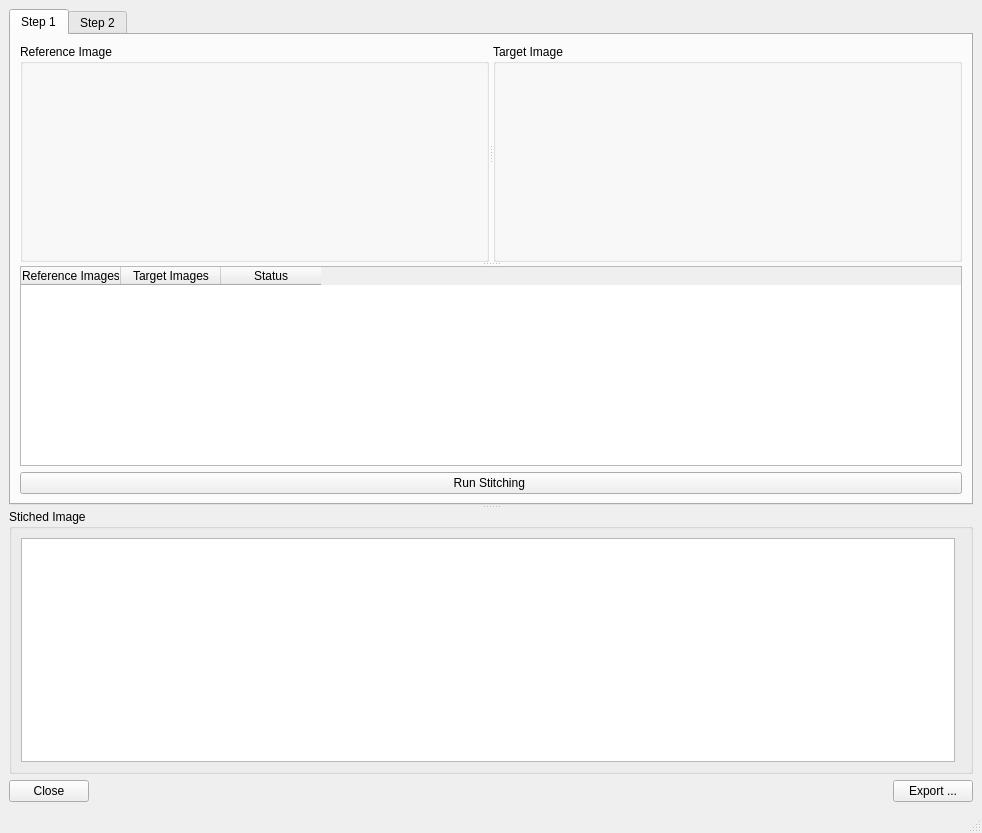
<?xml version="1.0" encoding="UTF-8"?>
<ui version="4.0">
 <class>MainWindow</class>
 <widget class="QMainWindow" name="MainWindow">
  <property name="geometry">
   <rect>
    <x>0</x>
    <y>0</y>
    <width>982</width>
    <height>833</height>
   </rect>
  </property>
  <property name="windowTitle">
   <string>MainWindow</string>
  </property>
  <widget class="QWidget" name="centralwidget">
   <layout class="QVBoxLayout" name="verticalLayout_8">
    <item>
     <widget class="QSplitter" name="main_vertical_splitter">
      <property name="orientation">
       <enum>Qt::Vertical</enum>
      </property>
      <widget class="QTabWidget" name="tabWidget">
       <property name="currentIndex">
        <number>0</number>
       </property>
       <widget class="QWidget" name="tab">
        <attribute name="title">
         <string>Step 1</string>
        </attribute>
        <layout class="QVBoxLayout" name="verticalLayout_4">
         <item>
          <widget class="QSplitter" name="splitter_between_previews_and_table">
           <property name="orientation">
            <enum>Qt::Vertical</enum>
           </property>
           <widget class="QSplitter" name="splitter_between_previews">
            <property name="orientation">
             <enum>Qt::Horizontal</enum>
            </property>
            <widget class="QGroupBox" name="groupBox_2">
             <property name="title">
              <string>Reference Image</string>
             </property>
             <layout class="QVBoxLayout" name="verticalLayout_2">
              <item>
               <layout class="QHBoxLayout" name="horizontalLayout_3">
                <item>
                 <widget class="QWidget" name="reference_widget" native="true"/>
                </item>
               </layout>
              </item>
             </layout>
            </widget>
            <widget class="QGroupBox" name="groupBox">
             <property name="title">
              <string>Target Image</string>
             </property>
             <layout class="QVBoxLayout" name="verticalLayout">
              <item>
               <layout class="QHBoxLayout" name="horizontalLayout_2">
                <item>
                 <widget class="QWidget" name="target_widget" native="true"/>
                </item>
               </layout>
              </item>
             </layout>
            </widget>
           </widget>
           <widget class="QTableWidget" name="tableWidget">
            <property name="maximumSize">
             <size>
              <width>16777215</width>
              <height>200</height>
             </size>
            </property>
            <property name="alternatingRowColors">
             <bool>true</bool>
            </property>
            <property name="selectionMode">
             <enum>QAbstractItemView::SingleSelection</enum>
            </property>
            <property name="selectionBehavior">
             <enum>QAbstractItemView::SelectRows</enum>
            </property>
            <column>
             <property name="text">
              <string>Reference Images</string>
             </property>
            </column>
            <column>
             <property name="text">
              <string>Target Images</string>
             </property>
            </column>
            <column>
             <property name="text">
              <string>Status</string>
             </property>
            </column>
           </widget>
          </widget>
         </item>
         <item>
          <widget class="QPushButton" name="run_stitching_button">
           <property name="text">
            <string>Run Stitching </string>
           </property>
          </widget>
         </item>
        </layout>
       </widget>
       <widget class="QWidget" name="tab_2">
        <attribute name="title">
         <string>Step 2</string>
        </attribute>
        <layout class="QVBoxLayout" name="verticalLayout_7">
         <item>
          <layout class="QHBoxLayout" name="horizontalLayout_5">
           <item>
            <layout class="QVBoxLayout" name="verticalLayout_6">
             <item>
              <widget class="QLabel" name="label">
               <property name="text">
                <string>File Names</string>
               </property>
              </widget>
             </item>
             <item>
              <widget class="QListView" name="listView"/>
             </item>
            </layout>
           </item>
           <item>
            <widget class="QWidget" name="preview_widget" native="true"/>
           </item>
          </layout>
         </item>
         <item>
          <widget class="QGroupBox" name="groupBox_4">
           <property name="title">
            <string>Manual Mode</string>
           </property>
           <layout class="QVBoxLayout" name="verticalLayout_5">
            <item>
             <layout class="QGridLayout" name="gridLayout">
              <item row="0" column="3">
               <widget class="QPushButton" name="up_up_button">
                <property name="styleSheet">
                 <string notr="true">border: None</string>
                </property>
                <property name="text">
                 <string/>
                </property>
                <property name="flat">
                 <bool>true</bool>
                </property>
               </widget>
              </item>
              <item row="1" column="3">
               <widget class="QPushButton" name="up_button">
                <property name="styleSheet">
                 <string notr="true">border: None</string>
                </property>
                <property name="text">
                 <string/>
                </property>
                <property name="flat">
                 <bool>true</bool>
                </property>
               </widget>
              </item>
              <item row="2" column="0">
               <spacer name="horizontalSpacer_3">
                <property name="orientation">
                 <enum>Qt::Horizontal</enum>
                </property>
                <property name="sizeHint" stdset="0">
                 <size>
                  <width>40</width>
                  <height>20</height>
                 </size>
                </property>
               </spacer>
              </item>
              <item row="2" column="1">
               <widget class="QPushButton" name="left_left_button">
                <property name="styleSheet">
                 <string notr="true">border: None</string>
                </property>
                <property name="text">
                 <string/>
                </property>
                <property name="flat">
                 <bool>true</bool>
                </property>
               </widget>
              </item>
              <item row="2" column="2">
               <widget class="QPushButton" name="left_button">
                <property name="styleSheet">
                 <string notr="true">border: None</string>
                </property>
                <property name="text">
                 <string/>
                </property>
                <property name="iconSize">
                 <size>
                  <width>150</width>
                  <height>150</height>
                 </size>
                </property>
                <property name="autoDefault">
                 <bool>false</bool>
                </property>
                <property name="default">
                 <bool>false</bool>
                </property>
                <property name="flat">
                 <bool>true</bool>
                </property>
               </widget>
              </item>
              <item row="2" column="3">
               <spacer name="horizontalSpacer_2">
                <property name="orientation">
                 <enum>Qt::Horizontal</enum>
                </property>
                <property name="sizeType">
                 <enum>QSizePolicy::Minimum</enum>
                </property>
                <property name="sizeHint" stdset="0">
                 <size>
                  <width>40</width>
                  <height>20</height>
                 </size>
                </property>
               </spacer>
              </item>
              <item row="2" column="4">
               <widget class="QPushButton" name="right_button">
                <property name="styleSheet">
                 <string notr="true">border: None</string>
                </property>
                <property name="text">
                 <string/>
                </property>
                <property name="flat">
                 <bool>true</bool>
                </property>
               </widget>
              </item>
              <item row="2" column="5">
               <widget class="QPushButton" name="right_right_button">
                <property name="styleSheet">
                 <string notr="true">border: None</string>
                </property>
                <property name="text">
                 <string/>
                </property>
                <property name="flat">
                 <bool>true</bool>
                </property>
               </widget>
              </item>
              <item row="2" column="6">
               <spacer name="horizontalSpacer_4">
                <property name="orientation">
                 <enum>Qt::Horizontal</enum>
                </property>
                <property name="sizeHint" stdset="0">
                 <size>
                  <width>40</width>
                  <height>20</height>
                 </size>
                </property>
               </spacer>
              </item>
              <item row="3" column="3">
               <widget class="QPushButton" name="down_button">
                <property name="styleSheet">
                 <string notr="true">border: None</string>
                </property>
                <property name="text">
                 <string/>
                </property>
                <property name="flat">
                 <bool>true</bool>
                </property>
               </widget>
              </item>
              <item row="4" column="3">
               <widget class="QPushButton" name="down_down_button">
                <property name="styleSheet">
                 <string notr="true">border: None</string>
                </property>
                <property name="text">
                 <string/>
                </property>
                <property name="flat">
                 <bool>true</bool>
                </property>
               </widget>
              </item>
             </layout>
            </item>
           </layout>
          </widget>
         </item>
         <item>
          <layout class="QHBoxLayout" name="horizontalLayout_4">
           <item>
            <spacer name="horizontalSpacer_6">
             <property name="orientation">
              <enum>Qt::Horizontal</enum>
             </property>
             <property name="sizeHint" stdset="0">
              <size>
               <width>40</width>
               <height>20</height>
              </size>
             </property>
            </spacer>
           </item>
           <item>
            <widget class="QLabel" name="label_2">
             <property name="text">
              <string>-&gt;</string>
             </property>
            </widget>
           </item>
           <item>
            <widget class="QSpinBox" name="single_arrow_motion_value">
             <property name="minimum">
              <number>1</number>
             </property>
             <property name="maximum">
              <number>10</number>
             </property>
            </widget>
           </item>
           <item>
            <widget class="Line" name="line">
             <property name="orientation">
              <enum>Qt::Vertical</enum>
             </property>
            </widget>
           </item>
           <item>
            <widget class="QLabel" name="label_5">
             <property name="text">
              <string>-&gt;&gt;</string>
             </property>
            </widget>
           </item>
           <item>
            <widget class="QSpinBox" name="double_arrow_motion_value">
             <property name="minimum">
              <number>5</number>
             </property>
             <property name="maximum">
              <number>100</number>
             </property>
            </widget>
           </item>
          </layout>
         </item>
        </layout>
       </widget>
      </widget>
      <widget class="QGroupBox" name="groupBox_3">
       <property name="baseSize">
        <size>
         <width>0</width>
         <height>100</height>
        </size>
       </property>
       <property name="title">
        <string>Stiched Image</string>
       </property>
       <layout class="QHBoxLayout" name="horizontalLayout_6">
        <item>
         <widget class="QTableWidget" name="stitched_table">
          <property name="baseSize">
           <size>
            <width>0</width>
            <height>100</height>
           </size>
          </property>
         </widget>
        </item>
        <item>
         <widget class="QWidget" name="stitched_widget" native="true"/>
        </item>
       </layout>
      </widget>
     </widget>
    </item>
    <item>
     <layout class="QHBoxLayout" name="horizontalLayout">
      <item>
       <widget class="QPushButton" name="cancel_button">
        <property name="text">
         <string>Close</string>
        </property>
       </widget>
      </item>
      <item>
       <spacer name="horizontalSpacer">
        <property name="orientation">
         <enum>Qt::Horizontal</enum>
        </property>
        <property name="sizeHint" stdset="0">
         <size>
          <width>40</width>
          <height>20</height>
         </size>
        </property>
       </spacer>
      </item>
      <item>
       <widget class="QPushButton" name="export_button">
        <property name="text">
         <string>Export ...</string>
        </property>
       </widget>
      </item>
     </layout>
    </item>
   </layout>
  </widget>
  <widget class="QMenuBar" name="menubar">
   <property name="geometry">
    <rect>
     <x>0</x>
     <y>0</y>
     <width>982</width>
     <height>22</height>
    </rect>
   </property>
  </widget>
  <widget class="QStatusBar" name="statusbar"/>
  <action name="actionImport_ROIs">
   <property name="text">
    <string>Import ...</string>
   </property>
  </action>
  <action name="actionExport_ROIs">
   <property name="text">
    <string>Export ...</string>
   </property>
  </action>
 </widget>
 <resources/>
 <connections>
  <connection>
   <sender>cancel_button</sender>
   <signal>clicked()</signal>
   <receiver>MainWindow</receiver>
   <slot>cancel_clicked()</slot>
   <hints>
    <hint type="sourcelabel">
     <x>71</x>
     <y>799</y>
    </hint>
    <hint type="destinationlabel">
     <x>179</x>
     <y>478</y>
    </hint>
   </hints>
  </connection>
  <connection>
   <sender>export_button</sender>
   <signal>clicked()</signal>
   <receiver>MainWindow</receiver>
   <slot>apply_clicked()</slot>
   <hints>
    <hint type="sourcelabel">
     <x>969</x>
     <y>799</y>
    </hint>
    <hint type="destinationlabel">
     <x>552</x>
     <y>492</y>
    </hint>
   </hints>
  </connection>
  <connection>
   <sender>tableWidget</sender>
   <signal>itemSelectionChanged()</signal>
   <receiver>MainWindow</receiver>
   <slot>table_widget_selection_changed()</slot>
   <hints>
    <hint type="sourcelabel">
     <x>541</x>
     <y>460</y>
    </hint>
    <hint type="destinationlabel">
     <x>506</x>
     <y>409</y>
    </hint>
   </hints>
  </connection>
  <connection>
   <sender>run_stitching_button</sender>
   <signal>clicked()</signal>
   <receiver>MainWindow</receiver>
   <slot>run_stitching_button_clicked()</slot>
   <hints>
    <hint type="sourcelabel">
     <x>519</x>
     <y>502</y>
    </hint>
    <hint type="destinationlabel">
     <x>490</x>
     <y>405</y>
    </hint>
   </hints>
  </connection>
  <connection>
   <sender>left_button</sender>
   <signal>pressed()</signal>
   <receiver>MainWindow</receiver>
   <slot>left_button_pressed()</slot>
   <hints>
    <hint type="sourcelabel">
     <x>357</x>
     <y>366</y>
    </hint>
    <hint type="destinationlabel">
     <x>490</x>
     <y>416</y>
    </hint>
   </hints>
  </connection>
  <connection>
   <sender>left_button</sender>
   <signal>released()</signal>
   <receiver>MainWindow</receiver>
   <slot>left_button_released()</slot>
   <hints>
    <hint type="sourcelabel">
     <x>357</x>
     <y>366</y>
    </hint>
    <hint type="destinationlabel">
     <x>490</x>
     <y>416</y>
    </hint>
   </hints>
  </connection>
  <connection>
   <sender>left_left_button</sender>
   <signal>pressed()</signal>
   <receiver>MainWindow</receiver>
   <slot>left_left_button_pressed()</slot>
   <hints>
    <hint type="sourcelabel">
     <x>318</x>
     <y>374</y>
    </hint>
    <hint type="destinationlabel">
     <x>8</x>
     <y>502</y>
    </hint>
   </hints>
  </connection>
  <connection>
   <sender>left_left_button</sender>
   <signal>released()</signal>
   <receiver>MainWindow</receiver>
   <slot>left_left_button_released()</slot>
   <hints>
    <hint type="sourcelabel">
     <x>318</x>
     <y>374</y>
    </hint>
    <hint type="destinationlabel">
     <x>8</x>
     <y>438</y>
    </hint>
   </hints>
  </connection>
  <connection>
   <sender>right_button</sender>
   <signal>pressed()</signal>
   <receiver>MainWindow</receiver>
   <slot>right_button_pressed()</slot>
   <hints>
    <hint type="sourcelabel">
     <x>627</x>
     <y>370</y>
    </hint>
    <hint type="destinationlabel">
     <x>8</x>
     <y>553</y>
    </hint>
   </hints>
  </connection>
  <connection>
   <sender>right_button</sender>
   <signal>released()</signal>
   <receiver>MainWindow</receiver>
   <slot>right_button_released()</slot>
   <hints>
    <hint type="sourcelabel">
     <x>645</x>
     <y>374</y>
    </hint>
    <hint type="destinationlabel">
     <x>9</x>
     <y>610</y>
    </hint>
   </hints>
  </connection>
  <connection>
   <sender>right_right_button</sender>
   <signal>pressed()</signal>
   <receiver>MainWindow</receiver>
   <slot>right_right_button_pressed()</slot>
   <hints>
    <hint type="sourcelabel">
     <x>697</x>
     <y>374</y>
    </hint>
    <hint type="destinationlabel">
     <x>971</x>
     <y>248</y>
    </hint>
   </hints>
  </connection>
  <connection>
   <sender>right_right_button</sender>
   <signal>released()</signal>
   <receiver>MainWindow</receiver>
   <slot>right_right_button_released()</slot>
   <hints>
    <hint type="sourcelabel">
     <x>697</x>
     <y>374</y>
    </hint>
    <hint type="destinationlabel">
     <x>976</x>
     <y>386</y>
    </hint>
   </hints>
  </connection>
  <connection>
   <sender>up_button</sender>
   <signal>pressed()</signal>
   <receiver>MainWindow</receiver>
   <slot>up_button_pressed()</slot>
   <hints>
    <hint type="sourcelabel">
     <x>490</x>
     <y>334</y>
    </hint>
    <hint type="destinationlabel">
     <x>11</x>
     <y>652</y>
    </hint>
   </hints>
  </connection>
  <connection>
   <sender>up_button</sender>
   <signal>released()</signal>
   <receiver>MainWindow</receiver>
   <slot>up_button_released()</slot>
   <hints>
    <hint type="sourcelabel">
     <x>490</x>
     <y>334</y>
    </hint>
    <hint type="destinationlabel">
     <x>11</x>
     <y>592</y>
    </hint>
   </hints>
  </connection>
  <connection>
   <sender>down_button</sender>
   <signal>pressed()</signal>
   <receiver>MainWindow</receiver>
   <slot>down_button_pressed()</slot>
   <hints>
    <hint type="sourcelabel">
     <x>490</x>
     <y>398</y>
    </hint>
    <hint type="destinationlabel">
     <x>490</x>
     <y>416</y>
    </hint>
   </hints>
  </connection>
  <connection>
   <sender>down_button</sender>
   <signal>released()</signal>
   <receiver>MainWindow</receiver>
   <slot>down_button_released()</slot>
   <hints>
    <hint type="sourcelabel">
     <x>490</x>
     <y>398</y>
    </hint>
    <hint type="destinationlabel">
     <x>490</x>
     <y>416</y>
    </hint>
   </hints>
  </connection>
  <connection>
   <sender>up_up_button</sender>
   <signal>pressed()</signal>
   <receiver>MainWindow</receiver>
   <slot>up_up_button_pressed()</slot>
   <hints>
    <hint type="sourcelabel">
     <x>490</x>
     <y>309</y>
    </hint>
    <hint type="destinationlabel">
     <x>490</x>
     <y>416</y>
    </hint>
   </hints>
  </connection>
  <connection>
   <sender>up_up_button</sender>
   <signal>released()</signal>
   <receiver>MainWindow</receiver>
   <slot>up_up_button_released()</slot>
   <hints>
    <hint type="sourcelabel">
     <x>490</x>
     <y>309</y>
    </hint>
    <hint type="destinationlabel">
     <x>490</x>
     <y>416</y>
    </hint>
   </hints>
  </connection>
  <connection>
   <sender>down_down_button</sender>
   <signal>pressed()</signal>
   <receiver>MainWindow</receiver>
   <slot>down_down_button_pressed()</slot>
   <hints>
    <hint type="sourcelabel">
     <x>490</x>
     <y>433</y>
    </hint>
    <hint type="destinationlabel">
     <x>490</x>
     <y>416</y>
    </hint>
   </hints>
  </connection>
  <connection>
   <sender>down_down_button</sender>
   <signal>released()</signal>
   <receiver>MainWindow</receiver>
   <slot>down_down_button_released()</slot>
   <hints>
    <hint type="sourcelabel">
     <x>490</x>
     <y>433</y>
    </hint>
    <hint type="destinationlabel">
     <x>490</x>
     <y>416</y>
    </hint>
   </hints>
  </connection>
 </connections>
 <slots>
  <slot>cancel_clicked()</slot>
  <slot>apply_clicked()</slot>
  <slot>circle_center_changed()</slot>
  <slot>sector_radio_button_changed()</slot>
  <slot>sector_changed()</slot>
  <slot>guide_color_changed()</slot>
  <slot>grid_size_changed()</slot>
  <slot>table_widget_selection_changed()</slot>
  <slot>run_stitching_button_clicked()</slot>
  <slot>import_roi_clicked()</slot>
  <slot>export_roi_clicked()</slot>
  <slot>left_button_pressed()</slot>
  <slot>left_button_released()</slot>
  <slot>right_button_pressed()</slot>
  <slot>right_button_released()</slot>
  <slot>left_left_button_pressed()</slot>
  <slot>left_left_button_released()</slot>
  <slot>right_right_button_pressed()</slot>
  <slot>right_right_button_released()</slot>
  <slot>up_button_pressed()</slot>
  <slot>up_button_released()</slot>
  <slot>down_button_pressed()</slot>
  <slot>down_button_released()</slot>
  <slot>up_up_button_pressed()</slot>
  <slot>up_up_button_released()</slot>
  <slot>down_down_button_pressed()</slot>
  <slot>down_down_button_released()</slot>
 </slots>
</ui>
